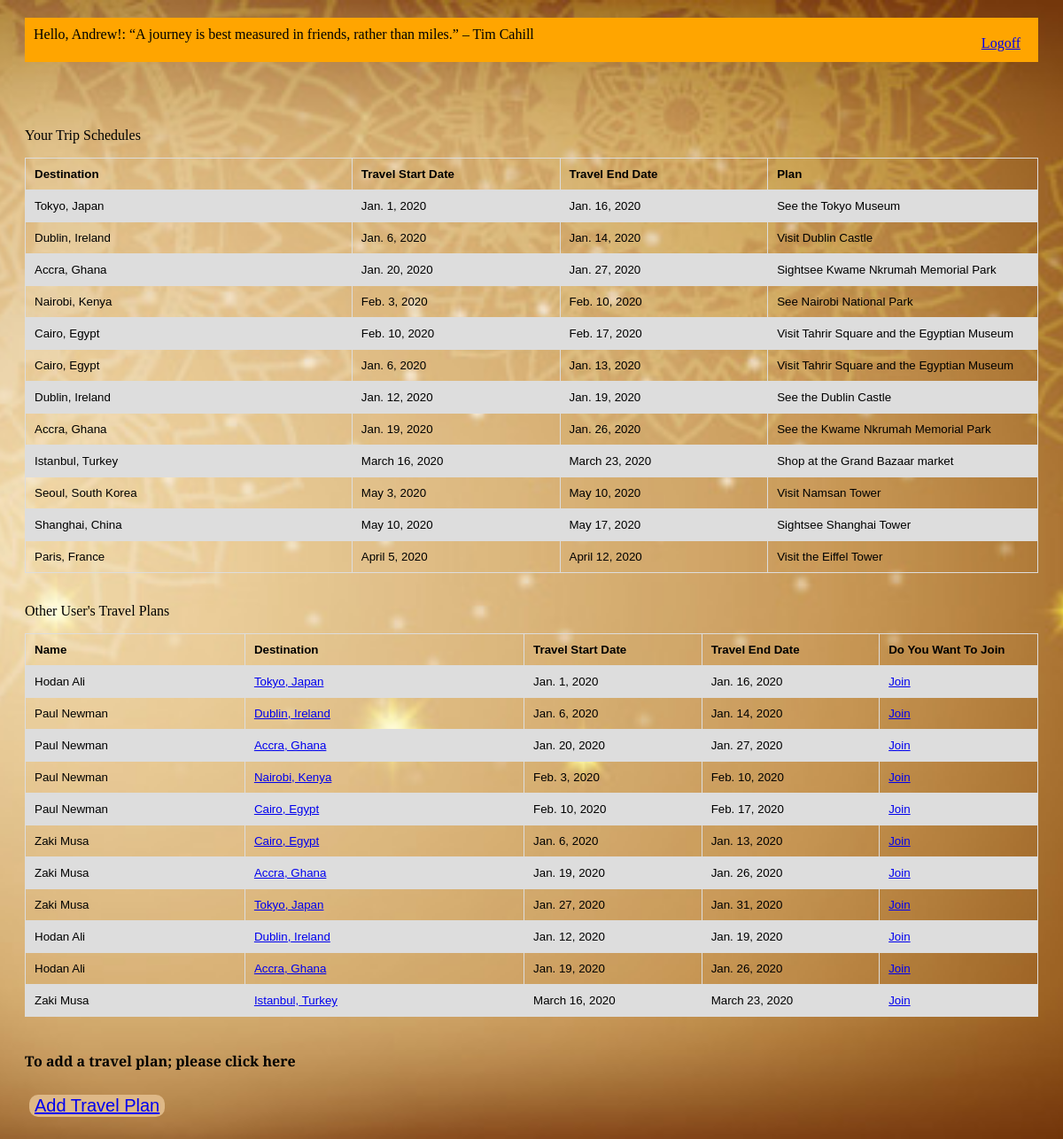
Screenshot of /travels (signed in) with the database file from the repository.
### travelBuddyApp/models.py (models this page shows)
class User(models.Model):
	firstName = models.CharField(max_length=255)
	lastName =  models.CharField(max_length=255)
	email = models.CharField(max_length=255)
	password = models.CharField(max_length=255)
	created_at = models.DateTimeField(auto_now_add=True)
	updated_at = models.DateTimeField(auto_now=True)
	objects = UserManager()

class Travel(models.Model):
	dest = models.CharField(max_length=255)
	plan = models.CharField(max_length=255)
	planner = models.ForeignKey(User, related_name = "trips_created", on_delete = models.CASCADE)
	isJoined = models.BooleanField(default = False)
	travelStartDate = models.DateField(null = True)
	travelEndDate = models.DateField(null = True)
	join = models.ManyToManyField(User, related_name = "trips_joined")
	created_at = models.DateTimeField(auto_now_add=True)
	updated_at = models.DateTimeField(auto_now=True)
	objects = TravelManager()

### travelBuddyApp/views.py (the view)
# urls.py: path('travels', views.travels),
def travels(request):
	loggedUser = User.objects.get(id=request.session['loggedInID'])
	context = {
		"loggedInUser" : loggedUser,
		"myPlannedTrips" : Travel.objects.filter(Q(planner = loggedUser) | Q (join = loggedUser)),
		"allUsersTravelPlans" : Travel.objects.exclude(planner=loggedUser)
		}
	return render (request, "travels.html", context)

### travelBuddyApp/templates/travels.html (shortened to what this page needs)
<!DOCTYPE html>
<html lang="en">
<head>
		{% load static %}
	<link rel="stylesheet" href="{% static 'style.css' %}">
</head>
<body class="body2">
	<div class="container2">
		<div class="header">
			<ul>
				<li class="logout"><a href="/logout">Logoff</a></li>
				<li>Hello, {{loggedInUser.firstName}}!: “A journey is best measured in friends, rather than miles.” – Tim Cahill</li>
			</ul>
		</div>
		<br>
		<p>Your Trip Schedules</p>
	 <table>
			<tr>
				<th>Destination</th>
				<th>Travel Start Date</th>
				<th>Travel End Date</th>
				<th>Plan</th>
			</tr>
		{% for travel in myPlannedTrips %}
			<tr>
				<td>{{travel.dest}}</td>
				<td>{{travel.travelStartDate}}</td>
				<td>{{travel.travelEndDate}}</td>
				<td>{{travel.plan}}</td>
			</tr>
		{% endfor %}
	</table>
<br>
	<p>Other User's Travel Plans</p>
	<table>
			<tr>
				<th>Name</th>
				<th>Destination</th>
		 		<th>Travel Start Date</th>
		 		<th>Travel End Date</th>
		 		<th>Do You Want To Join</th>
			</tr>
		    {% for travel in allUsersTravelPlans %}
	 		<tr>
				<td>{{travel.planner.firstName}} {{travel.planner.lastName}}</td>
				<td><a href="/trips/{{travel.id}}">{{travel.dest}}</a></td>
				<td>{{travel.travelStartDate}}</td>
				<td>{{travel.travelEndDate}}</td>
				<td><a href="/jointravel/{{travel.id}}">Join</a></td>
			 </tr>
			{% endfor %}
 </table>
<br>
<h4>To add a travel plan; please click here</h4>
		<button class="button3"><a href="/travels/add">Add Travel Plan</a></button>
	</div>
</body>
</html>

### travelBuddyApp/static/style.css (style rules this page uses)
.body2 { font-family: 'Crimson Text', serif; background-image: url("mandalaPatterns.jpg"); background-position: center; background-repeat: no-repeat; background-size: cover; }
* { box-sizing: border-box; }
.header { width: auto; height: 50px; padding: 10px; background-color:orange; }
li { list-style-type: none; }
ul { margin: 0; padding: 0; overflow: hidden; }
.logout,.dash { float: right; }
table { font-family: arial, sans-serif; border-collapse: collapse; width: 100%; }
td, th { border: 1px solid #dddddd; text-align: left; padding: 8px; }
tr:nth-child(even) { background-color: #dddddd; }
.container2 { width: auto; height: 100%; padding: 10px; margin: 10px; }
.header { width: auto; padding: 10px; margin-bottom: 40px; color:black; }
.logout,.dash { float: right; margin: 10px }
td { border: 1px solid #dddddd; text-align: left; padding: 10px; font-size: smaller; }
th { border: 1px solid #dddddd; text-align: left; padding: 10px; font-size: smaller; width:50px; }
.button3 { background-color: burlywood; border: none; color: white; text-align: center; text-decoration: none; display: inline-block; font-size: 20px; border-radius: 10px; margin: 5px; }

### rows the page displays
User: firstName "Andrew"
Travel: dest "Tokyo, Japan", travelStartDate "Jan. 1, 2020", travelEndDate "Jan. 16, 2020", plan "See the Tokyo Museum", planner.firstName "Hodan", planner.lastName "Ali"
Travel: dest "Dublin, Ireland", travelStartDate "Jan. 6, 2020", travelEndDate "Jan. 14, 2020", plan "Visit Dublin Castle", planner.firstName "Paul", planner.lastName "Newman"
Travel: dest "Accra, Ghana", travelStartDate "Jan. 20, 2020", travelEndDate "Jan. 27, 2020", plan "Sightsee Kwame Nkrumah Memorial Park", planner.firstName "Paul", planner.lastName "Newman"
Travel: dest "Nairobi, Kenya", travelStartDate "Feb. 3, 2020", travelEndDate "Feb. 10, 2020", plan "See Nairobi National Park", planner.firstName "Paul", planner.lastName "Newman"
Travel: dest "Cairo, Egypt", travelStartDate "Feb. 10, 2020", travelEndDate "Feb. 17, 2020", plan "Visit Tahrir Square and the Egyptian Museum", planner.firstName "Paul", planner.lastName "Newman"
Travel: dest "Cairo, Egypt", travelStartDate "Jan. 6, 2020", travelEndDate "Jan. 13, 2020", plan "Visit Tahrir Square and the Egyptian Museum", planner.firstName "Zaki", planner.lastName "Musa"
Travel: dest "Dublin, Ireland", travelStartDate "Jan. 12, 2020", travelEndDate "Jan. 19, 2020", plan "See the Dublin Castle", planner.firstName "Hodan", planner.lastName "Ali"
Travel: dest "Accra, Ghana", travelStartDate "Jan. 19, 2020", travelEndDate "Jan. 26, 2020", plan "See the Kwame Nkrumah Memorial Park", planner.firstName "Hodan", planner.lastName "Ali"
Travel: dest "Istanbul, Turkey", travelStartDate "March 16, 2020", travelEndDate "March 23, 2020", plan "Shop at the Grand Bazaar market", planner.firstName "Zaki", planner.lastName "Musa"
Travel: dest "Seoul, South Korea", travelStartDate "May 3, 2020", travelEndDate "May 10, 2020", plan "Visit Namsan Tower"
Travel: dest "Shanghai, China", travelStartDate "May 10, 2020", travelEndDate "May 17, 2020", plan "Sightsee Shanghai Tower"
Travel: dest "Paris, France", travelStartDate "April 5, 2020", travelEndDate "April 12, 2020", plan "Visit the Eiffel Tower"
Travel: planner.firstName "Zaki", planner.lastName "Musa", dest "Accra, Ghana", travelStartDate "Jan. 19, 2020", travelEndDate "Jan. 26, 2020"
Travel: planner.firstName "Zaki", planner.lastName "Musa", dest "Tokyo, Japan", travelStartDate "Jan. 27, 2020", travelEndDate "Jan. 31, 2020"
